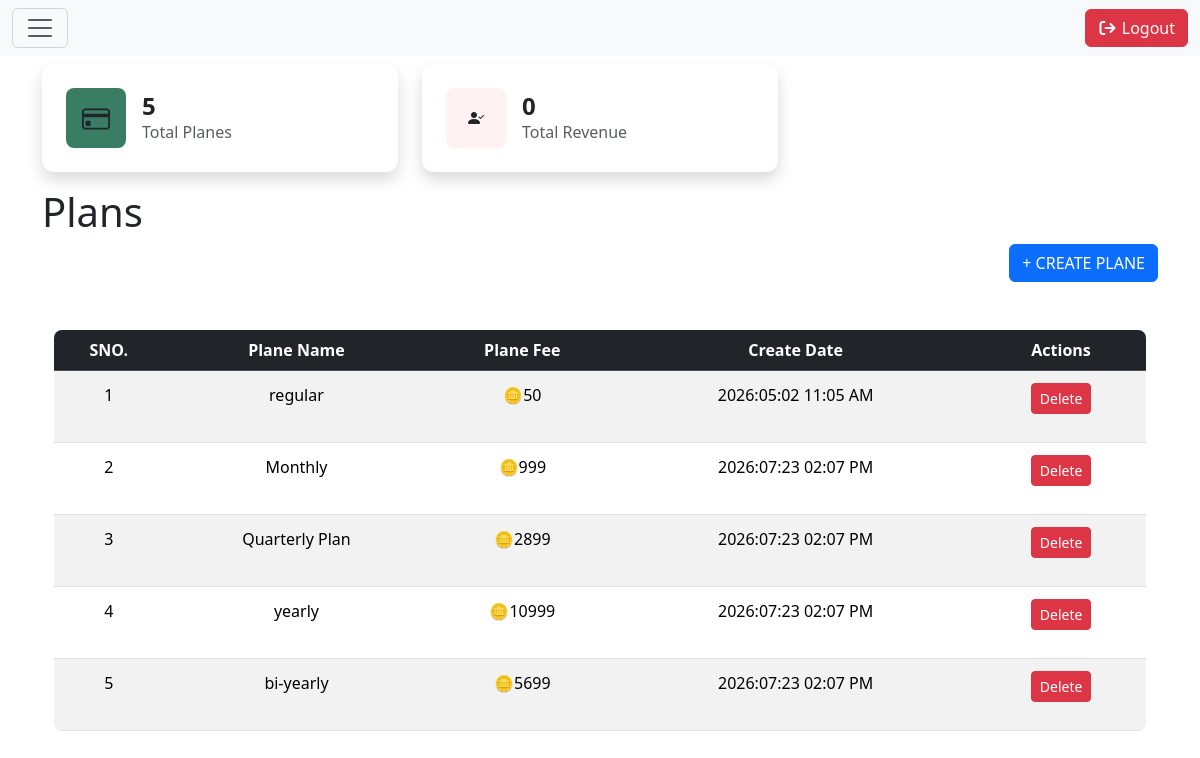
The app's page /LibraryStudyCenter/Admin/Membership.php (signed in) with its own data.
### tables this page shows
CREATE TABLE `plans` (
  `plan_id` int(11) NOT NULL,
  `plan_name` varchar(50) NOT NULL,
  `amount` float NOT NULL,
  `duration_days` int(11) DEFAULT NULL,
  `features` varchar(255) DEFAULT NULL,
  `created_at` datetime DEFAULT current_timestamp()
);

### LibraryStudyCenter/Admin/Membership.php (the view, shortened to what this page needs)
 <?php
                                      require "../database.php";
 ?>
        <main class="comtainer mt-3 g-3" >
            <div class="row">
                <div class=" mt-3 col-lg-4 col-md-6 mb-3">
                    <div class="card border-0 shadow p-4" style="border-radius: 12px;">
                        <div class="d-flex align-items-center justify-content-between">
                            <div class="d-flex align-items-center">
                                <div class="rounded-3 d-flex align-items-center justify-content-center me-3"
                                    style="width: 60px; height: 60px; background-color: #397e64;">
                                    <i class="bi bi-credit-card fs-3"></i>
                                </div>
                                <div>
                                    <h4 class="fw-bold mb-0 text-dark">
                                    <?php
                                        $sql = "SELECT COUNT(*) AS TOTAL FROM plans";
                                        $stmt = mysqli_prepare($conn, $sql);
                                        if ($stmt) {
                                            mysqli_stmt_execute($stmt);
                                            $result = mysqli_stmt_get_result($stmt);
                                            $row = mysqli_fetch_assoc($result);
                                            $total = $row['TOTAL'];
                                        } else {
                                            echo "Error: " . mysqli_error($conn);
                                            exit;
                                        }
                                        echo $total;
                                    ?></h4>
                                    <p class="text-muted mb-0">Total Planes</p>
                                </div>
                            </div>
                        </div>
                    </div>
                </div>
                <div class=" mt-3 col-lg-4 col-md-6 mb-3">
                    <div class="card border-0 shadow p-4" style="border-radius: 12px;">
                        <div class="d-flex align-items-center justify-content-between">
                            <div class="d-flex align-items-center">
                                <div class="rounded-3 d-flex align-items-center justify-content-center me-3"
                                    style="width: 60px; height: 60px; background-color: #fef2f2;">
                                    <i class="bi bi-person-check-fill"></i>
                                </div>
                                <div>
                                    <h4 class="fw-bold mb-0 text-dark">0</h4>
                                    <p class="text-muted mb-0">Total Revenue</p>
                                </div>
                            </div>
                        </div>
                    </div>
                </div>
            </div>
            <div class="row">
                <div class="col-lg-12">
                    <h1>Plans</h1>
                    <div class="d-flex justify-content-end">
                        <button class="btn btn-primary"  data-bs-toggle="modal" data-bs-target="#exampleModal">+ CREATE PLANE</button>
                    </div>
            </div>
        </main>
        <section id="plans" class="mt-5 container-fluid ">
            <?php
            require "../database.php";
            $result = mysqli_query($conn, "SELECT * FROM plans");
            if ($result && mysqli_num_rows($result) > 0) {
                echo "<div class='table-responsive'>";
                echo "<table id='slotTable' class='table table-striped text-center' style=' border-radius: 8px; overflow: hidden;'>";
                echo "<thead class='table-dark'>";
                echo "<tr>";
                echo "<th>SNO.</th>";
                echo "<th>Plane Name</th>";
                echo "<th>Plane Fee</th>";
                echo "<th>Create Date</th>";
                echo "<th>Actions</th>";
                echo "</tr>";
                echo "</thead>";
                echo "<tbody>";
                $sno=0;
                while ($row = mysqli_fetch_assoc($result)) {
                    $sno=$sno+1;
                   $plan_id= $row['plan_id'];
                    echo "<tr>";
                    echo "<td>".$sno."</td>";
                    echo "<td>" . htmlspecialchars($row['plan_name']) . "</td>";
                    echo "<td>" ."🪙" . htmlspecialchars($row['amount']) . "</td>";
                    echo "<td>" . date('Y:m:d h:m A',strtotime($row['created_at'])). "</td>";
                    echo "<td>";
                    echo "<a href='deleteplane.php?id=" .$plan_id. "' class='btn btn-danger btn-sm mb-3' onclick=\"return confirm('Are you sure?')\">Delete</a>";
                    echo "</td>";
                    echo "</tr>";
                }
                echo "</tbody>";
                echo "</table>";
                echo "</div>";
            } else {
                echo "<p class='text-center'>No plan available.</p>";
            }
            ?>
        </section>
<?php require_once "footer.php"?>

### LibraryStudyCenter/Admin/style.css (style rules this page uses)
.card { cursor: pointer; }
.table { cursor: pointer; }
.table td { padding:12px; }

### records on screen
plans: plan_name "regular", amount "50", created_at "2026:05:02 11:05 AM"
plans: plan_name "Monthly", amount "999", created_at "2026:07:23 02:07 PM"
plans: plan_name "Quarterly Plan", amount "2899", created_at "2026:07:23 02:07 PM"
plans: plan_name "yearly", amount "10999", created_at "2026:07:23 02:07 PM"
plans: plan_name "bi-yearly", amount "5699", created_at "2026:07:23 02:07 PM"

### other values on screen
$total "5"
